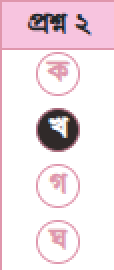
#> input picture answer_columns/question_2.png, 57 x 135 px (shown 2 times larger)
$ python main-v-13.py
#> lines starting #> are read from the running program, lines starting #| are printed output that depends on the picture; after the words box and inside, x2 and y2 are one past the last pixel; in counts of white or black regions, pixels touching at a corner belong together
import cv2
import numpy as np
from PIL import Image, ImageDraw, ImageFont # Using PIL for easier text drawing and display

def detect_filled_circles(image_path):
    """
    Detects filled circles in an image, useful for OMR sheet processing.
    Assigns option numbers (1, 2, 3, 4...) based on vertical position.

    Args:
        image_path (str): The path to the input image.

    Returns:
        tuple: A tuple containing:
            - PIL.Image.Image: The image with detected circles and status drawn on it.
            - list: A list of integers representing the numbers of the selected options.
    """
#> called with image_path = 'answer_columns/question_2.png'
    try:
        # Load the image using OpenCV
        img_cv = cv2.imread(image_path)
#> img_cv is the input picture: shape (135, 57, 3); mean B, G, R 231.3, 225.5, 239.5
        if img_cv is None:
            raise FileNotFoundError(f"Image not found at {image_path}")

        # Convert to grayscale
        gray = cv2.cvtColor(img_cv, cv2.COLOR_BGR2GRAY)
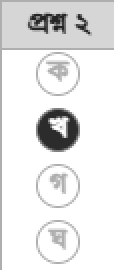
#> gray: shape (135, 57) (shown 2 times larger); min 36, max 255, mean 230.3

        # Apply adaptive thresholding. This helps in separating the circles
        # and filled areas more clearly, especially with varying lighting.
        # ADAPTIVE_THRESH_GAUSSIAN_C uses a weighted mean of the neighborhood.
        # THRESH_BINARY_INV means pixels brighter than the threshold become black (0),
        # and darker pixels become white (255). This is good for dark marks on light paper.
        thresh = cv2.adaptiveThreshold(gray, 255, cv2.ADAPTIVE_THRESH_GAUSSIAN_C,
                                       cv2.THRESH_BINARY_INV, 11, 2)
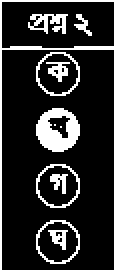
#> thresh: shape (135, 57) (shown 2 times larger); 15.3% white; 12 white regions (2 under 20 px)

        # Find contours in the thresholded image.
        # RETR_EXTERNAL retrieves only the extreme outer contours.
        # CHAIN_APPROX_SIMPLE compresses horizontal, vertical, and diagonal segments
        # and leaves only their end points.
        contours, _ = cv2.findContours(thresh.copy(), cv2.RETR_EXTERNAL,
                                       cv2.CHAIN_APPROX_SIMPLE)
#> contours = 7 contours; box (x1, y1, x2, y2) and area: (18, 110, 40, 132) 361, (18, 82, 40, 104) 361, (18, 26, 40, 48) 361, (18, 54, 40, 76) 345, (14, 7, 34, 17) 80, (0, 0, 57, 135) 37, (37, 7, 46, 18) 21

        # Prepare a copy of the original image to draw on using PIL for better text handling
        img_pil = Image.fromarray(cv2.cvtColor(img_cv, cv2.COLOR_BGR2RGB))
        draw = ImageDraw.Draw(img_pil)

        # Define font for drawing text (you might need to adjust the path or use a system font)
        # For simplicity, we'll try a common font, or default to generic if not found.
        try:
            # A common font path on Linux systems; adjust for Windows/macOS if needed
            font = ImageFont.truetype("arial.ttf", 20)
        except IOError:
            print("Could not load 'arial.ttf', using default PIL font.")
            font = ImageFont.load_default()

        min_circle_area = 200 # Adjust this based on your image and circle size
        max_circle_area = 2000 # Adjust this based on your image and circle size
        min_circularity = 0.5 # A value close to 1 indicates a perfect circle

        # Store potential options along with their y-coordinates to sort them later
        potential_options = []

        # Loop over the found contours
        for i, c in enumerate(contours):
            # Approximate the contour to a polygon
            peri = cv2.arcLength(c, True)
            approx = cv2.approxPolyDP(c, 0.04 * peri, True)

            # Check if the contour has a reasonable number of vertices for a circle
            # (usually 8 or more for a good approximation of a circle)
            # And if its area is within expected bounds
            area = cv2.contourArea(c)

            if len(approx) > 5 and area > min_circle_area and area < max_circle_area:
                # Get bounding circle for the contour
                (x, y), radius = cv2.minEnclosingCircle(c)
                center = (int(x), int(y))
                radius = int(radius)

                # Calculate circularity: 4*pi*Area / Perimeter^2
                # A perfect circle has a circularity of 1.
                if peri > 0:
                    circularity = (4 * np.pi * area) / (peri ** 2)
                else:
                    circularity = 0

                if circularity > min_circularity:
                    # Draw the bounding circle on the OpenCV image for visual debugging (optional)
                    # cv2.circle(img_cv, center, radius, (0, 255, 0), 2)

                    # Determine if the circle is filled
                    # Create a mask for the current circle
                    mask = np.zeros(gray.shape, dtype=np.uint8)
                    cv2.circle(mask, center, radius - 2, (255), -1) # Fill inner part of circle

                    # Calculate the mean intensity of the original grayscale image within the mask
                    # A lower mean intensity (closer to 0 for black) indicates it's filled.
                    mean_intensity = cv2.mean(gray, mask=mask)[0]

                    is_filled = False
                    # Adjust this threshold based on how dark a filled circle is compared to empty
                    # For a dark mark on a light background, a lower intensity means filled.
                    if mean_intensity < 150: # Example threshold: adjust as needed
                        is_filled = True

                    potential_options.append({
                        'center': center,
                        'radius': radius,
                        'is_filled': is_filled,
                        'mean_intensity': mean_intensity # For debugging/tuning
                    })
#> this loop made 7 passes
#> (peri, area, y, radius, center, circularity, mean_intensity, is_filled) on passes 1 to 4: (69.94, 361, 120.5, 11, (28, 120), 0.927, 237.8, False), (69.94, 361, 92.5, 11, (28, 92), 0.927, 239.2, False), (69.94, 345, 64.5, 10, (28, 64), 0.886, 105.8, True), (69.94, 361, 36.5, 11, (28, 36), 0.927, 233.9, False)
#> (peri, area) on passes 5 to 7: (37.8, 21), (96.77, 80), (492.5, 37)
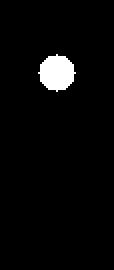
#> mask: shape (135, 57) (shown 2 times larger); 3.3% white; 1 white region, box (x1, y1, x2, y2) and area: (19, 27, 38, 46) 253
#> after the loop, potential_options = 4 items

        # Sort potential options by their y-coordinate (vertical position)
        potential_options.sort(key=lambda opt: opt['center'][1])

        selected_option_numbers = []

        # Assign option numbers and draw results
        for option_num, opt in enumerate(potential_options, 1):
            x, y = opt['center']
            radius = opt['radius']
            is_filled = opt['is_filled']

            status_text = f"Option {option_num}: "
            if is_filled:
                draw_color = (0, 255, 0) # Green for filled
                status_text += "Selected"
                selected_option_numbers.append(option_num)
            else:
                draw_color = (255, 0, 0) # Red for empty
                status_text += "Not Selected"

            # Draw circle outline on the PIL image
            draw.ellipse((x - radius, y - radius, x + radius, y + radius),
                         outline=draw_color, width=2)
            # Draw text on the PIL image
            draw.text((x + radius + 5, y), status_text, fill=draw_color, font=font)
#> this loop made 4 passes
#> (y, radius, is_filled, status_text, draw_color) on passes 1 to 4: (36, 11, False, 'Option 1: Not Selected', (255, 0, 0)), (64, 10, True, 'Option 2: Selected', (0, 255, 0)), (92, 11, False, 'Option 3: Not Selected', (255, 0, 0)), (120, 11, False, 'Option 4: Not Selected', (255, 0, 0))
#> after the loop, selected_option_numbers = [2]


        print(f"Detected {len(selected_option_numbers)} selected options: {selected_option_numbers}")
#| Detected 1 selected options: [2]
        # for i, option_center in enumerate(detected_options): # Old print statement
        #    print(f"Selected Option {i+1} at coordinates: {option_center}")

        return img_pil, selected_option_numbers

    except Exception as e:
        print(f"An error occurred: {e}")
        return None, []

if __name__ == '__main__':
    # You will need to replace 'omr_single.png' with the actual path to your OMR image
    # For testing, save the image provided in the prompt as 'omr_single.png' in the
    # same directory as this script.
    image_path = 'answer_columns/question_2.png' # Replace with your image file name

    processed_image, selected_numbers = detect_filled_circles(image_path)
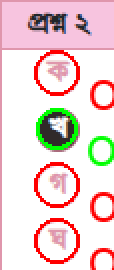
#> processed_image: PIL image 57x135 RGB (shown 2 times larger); mean R, G, B 236.2, 212.9, 211.5
#> selected_numbers = [2]

    if processed_image:
        # Save the processed image to a file
        output_path = 'omr_processed.png'
        processed_image.save(output_path)
        print(f"Processed image saved to {output_path}")
        print(f"Selected option numbers: {selected_numbers}")
#| Selected option numbers: [2]

        # If running in an environment that supports displaying images directly,
        # you can use processed_image.show() (requires an image viewer installed).
        # processed_image.show()

$ run again, with answer_columns/question_10.png copied over answer_columns/question_2.png
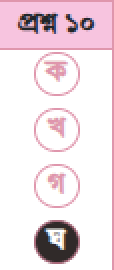
#> input picture answer_columns/question_10.png, 57 x 135 px (shown 2 times larger)
#> in detect_filled_circles, img_cv is the input picture: shape (135, 57, 3); mean B, G, R 230.3, 224.5, 238.4
#> in detect_filled_circles, `thresh = cv2.adaptiveThreshold(gray, 255, cv2.ADAPTIVE_THRESH_GAUSSIAN..`:
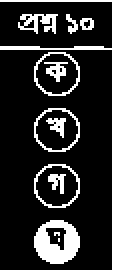
#> thresh: shape (135, 57) (shown 2 times larger); 15.9% white; 13 white regions (2 under 20 px)
#> contours = 8 contours, 1 with area under 20; largest, box (x1, y1, x2, y2) and area: (17, 82, 40, 104) 382, (17, 54, 40, 76) 382, (17, 26, 40, 48) 382, (17, 110, 40, 132) 366, (9, 7, 29, 17) 79, (0, 0, 57, 135) 36, (40, 9, 47, 15) 27
#> the loop in detect_filled_circles, `for i, c in enumerate(contours):` made 8 passes
#> (peri, area, y, center, circularity, mean_intensity, is_filled) on passes 1 to 4: (71.94, 366, 120.5, (28, 120), 0.889, 95.86, True), (71.94, 382, 92.5, (28, 92), 0.928, 239.3, False), (71.94, 382, 64.5, (28, 64), 0.928, 239.1, False), (71.94, 382, 36.5, (28, 36), 0.928, 234, False)
#> after the loop in detect_filled_circles, `for i, c in enumerate(contours):`: potential_options = 4 items
#> the loop in detect_filled_circles, `for option_num, opt in enumerate(potential_options, 1):` made 4 passes
#> (y, is_filled, status_text, draw_color) on passes 1 to 4: (36, False, 'Option 1: Not Selected', (255, 0, 0)), (64, False, 'Option 2: Not Selected', (255, 0, 0)), (92, False, 'Option 3: Not Selected', (255, 0, 0)), (120, True, 'Option 4: Selected', (0, 255, 0))
#> after the loop in detect_filled_circles, `for option_num, opt in enumerate(potential_options, 1):`: selected_option_numbers = [4]
#| Detected 1 selected options: [4]
#> `processed_image, selected_numbers = detect_filled_circles(image_path)`:
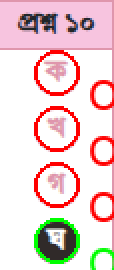
#> processed_image: PIL image 57x135 RGB (shown 2 times larger); mean R, G, B 235.6, 211, 210.6
#| Selected option numbers: [4]
